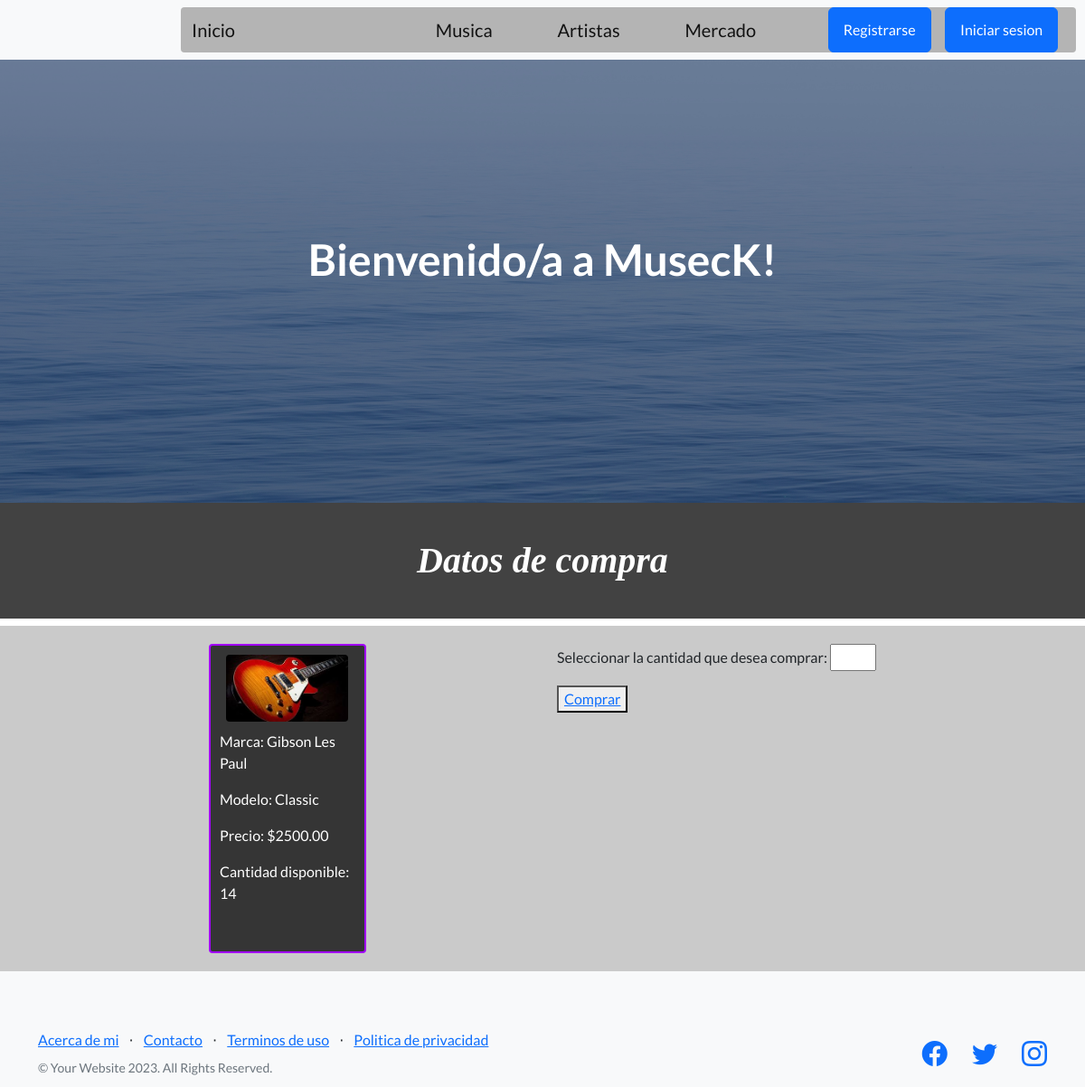
The app's page /app-include/datos-compras/2 with its own data.
### AppPrueba/models.py (models this page shows, shortened)
class Instrumento(models.Model):
    marca = models.CharField(max_length=50, default='Sin marca')
    modelo = models.CharField(max_length=50)
    precio = models.DecimalField(max_digits=10, decimal_places=2)
    cantidad_disponible = models.IntegerField(default=0)
    imagen = models.ImageField(upload_to='instrumentos/', null=True, blank=True)

### AppPrueba/views.py (the view)
# urls.py: path("datos-compras/<int:pk>", comprar, name = "DatosCompras"),
def comprar(req, pk):
    instrumento = get_object_or_404(Instrumento, pk=pk)
    return render(req, "datos-compra.html", {"instrumento": instrumento})

### AppPrueba/templates/datos-compra.html
{% extends "padre.html" %}
{% block contenido_variable %}
    <h1 id="mi-h1">Datos de compra</h1>
    <div id="contenedor-general">
        <div id="contenedor-publicacion">
            <ul class="detalle-publicacion">
                <li class="lista-pubs">
                    {% if instrumento.imagen %}
                        <img id="mis-img" src="{{ instrumento.imagen.url }}" alt="Imagen del instrumento">
                    {% endif %}
                    <div class="datos-publicacion">
                        <p>Marca: {{ instrumento.marca }}</p>
                        <p>Modelo: {{ instrumento.modelo }}</p>
                        <p>Precio: ${{ instrumento.precio }}</p>
                        <p>Cantidad disponible: {{ instrumento.cantidad_disponible }}</p>
                    </div>
                </li>
            </ul>
        </div>
        <form method="get" action="{% url 'FormaPago' %}">{% csrf_token %}
            <p>Seleccionar la cantidad que desea comprar: <input type="number" name="cantidad" min="1" max="{{ instrumento.cantidad_disponible }}" required></p>
            <button type="submit"><a href="{% url 'FormaPago' %}">Comprar</a></button>
        </form>
    </div>
{% endblock contenido_variable %}

### AppPrueba/static/css/mi_estilo.css (style rules this page uses)
#mi-h1 { font-style: italic; font-family: 'Times New Roman', Times, serif; color: rgb(255, 255, 255); padding: 40px; background-color: rgb(66, 66, 66); display: flex; flex-flow: row; justify-content: center; }
#contenedor-general { background: rgb(202, 202, 202); display: flex; flex-wrap: row wrap; justify-content: space-evenly; padding: 20px; }
#contenedor-publicacion { width: 15%; height: 70%; margin-bottom: 0; padding: 10px; background: rgb(53, 53, 53); border: solid 2px rgb(162, 0, 255); border-radius: 4px; }
.detalle-publicacion { list-style-type: none; padding: 0; }
.lista-pubs { display: flex; flex-direction: column; justify-content: center; align-items: center; margin-bottom: 10px; }
#mis-img { width: 90%; height: 50%; border-radius: 4px; margin-bottom: 10px; }
.datos-publicacion { color: rgb(255, 255, 255); margin-bottom: 10px; }

### records on screen
Instrumento: imagen (picture), marca "Gibson Les Paul", modelo "Classic", precio "2500.00", cantidad_disponible "14"
